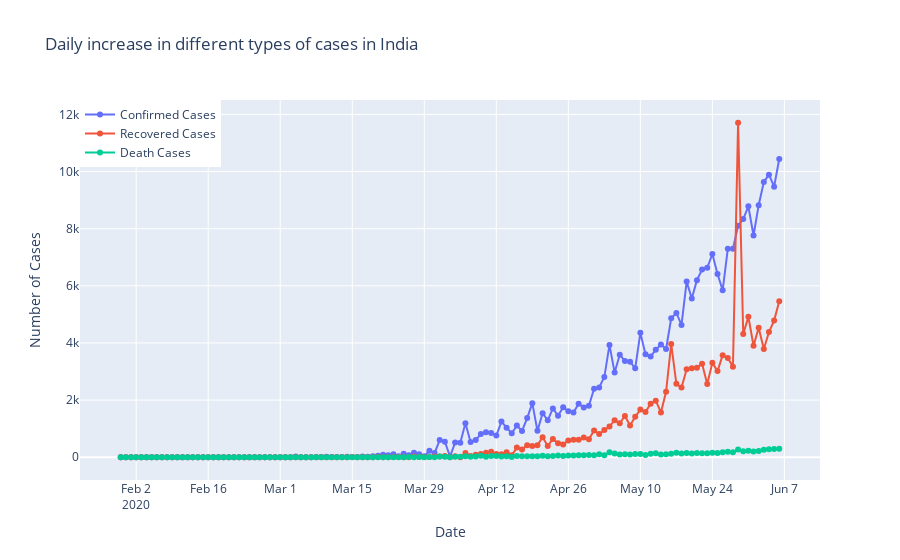

Notebook cell for this chart:
### Markdown cell above
### Daily Increase and decrease of cases

### Code cell
fig=go.Figure()
fig.add_trace(go.Scatter(x=india_datewise.index, y=india_datewise["Confirmed"].diff().fillna(0),
                    mode='lines+markers',
                    name='Confirmed Cases'))
fig.add_trace(go.Scatter(x=india_datewise.index, y=india_datewise["Recovered"].diff().fillna(0),
                    mode='lines+markers',
                    name='Recovered Cases'))
fig.add_trace(go.Scatter(x=india_datewise.index, y=india_datewise["Deaths"].diff().fillna(0),
                    mode='lines+markers',
                    name='Death Cases'))
fig.update_layout(title="Daily increase in different types of cases in India",
                 xaxis_title="Date",yaxis_title="Number of Cases",legend=dict(x=0,y=1,traceorder="normal"))
fig.show()

### Figure 1 — Plotly figure (JSON) as saved in the notebook; plotly's stock layout.template omitted (floating-point values rounded to 4 significant figures; data arrays with more than 128 entries replaced by an {"elided": "..."} marker saying what was removed)
{"data": [{"mode": "lines+markers", "name": "Confirmed Cases", "type": "scatter", "x": {"elided": "129 str values"}, "y": {"elided": "129 int values"}}, {"mode": "lines+markers", "name": "Recovered Cases", "type": "scatter", "x": {"elided": "129 str values"}, "y": {"elided": "129 int values"}}, {"mode": "lines+markers", "name": "Death Cases", "type": "scatter", "x": {"elided": "129 str values"}, "y": {"elided": "129 int values"}}], "layout": {"legend": {"traceorder": "normal", "x": 0, "y": 1}, "title": {"text": "Daily increase in different types of cases in India"}, "xaxis": {"title": {"text": "Date"}}, "yaxis": {"title": {"text": "Number of Cases"}}}}
